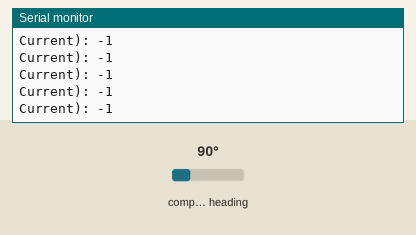
Recording of a sketch running on a simulated Arduino Uno, built with avr-gcc and run on an emulated ATmega328P. Parts: the last lines printed to the serial monitor. Inputs (shaded band) come from the test bench; at power-on: compass heading 90°.

Above: at 1.2 s.
1.3 s: compass heading set to 180°
At 1.9 s:
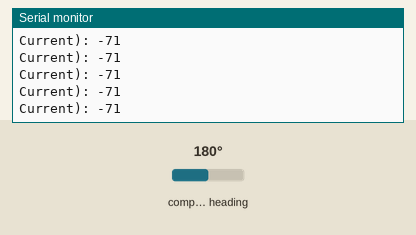
4.3 s: compass heading set to 7°
At 5.0 s:
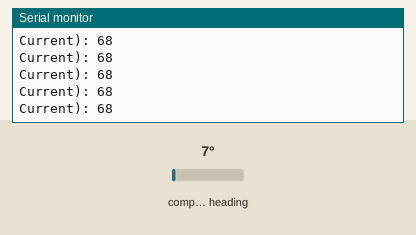
5.8 s: compass heading set to 180°
At 6.3 s:
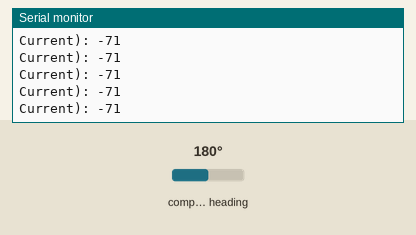
8.8 s: compass heading set to 90°
At 9.7 s:
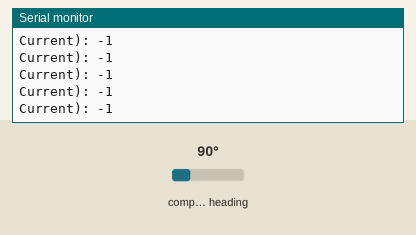
Timing chart, 0 to 11.8 s (numbered marks = the images above; inputs shaded):
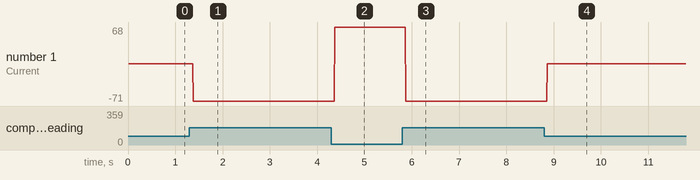

The sketch:

compassR1.ino
```cpp
// (licence header left out)
#include <QMC5883LCompass.h>
#include <Wire.h>
#include "MedianFilterLib2.h"


MedianFilter2<int> medianFilter(20);
QMC5883LCompass compass;

void setup() {
  Serial.begin(9600);
  compass.init();
  compass.setCalibration(-1188, 2128, -1777, 1608, -1235, 1947);

  //compass.setSmoothing(5, true);

}

void loop() {
  int x, y, z;
  int angle;

  // Read compass values
  compass.read();

  // Return XYZ readings
  x = compass.getX();
  y = compass.getY();
  z = compass.getZ();

  //Serial.print("X: ");
  //Serial.println(x);
  //Serial.print(" Y: ");
  //Serial.println(y);
  //Serial.print(" Z: ");
  //Serial.print(z);
  //Serial.println();

  float heading = atan2(y, x);

  // Once you have your heading, you must then add your 'Declination Angle', which is the 'Error' of the magnetic field in your location.
  // Find yours here: http://www.magnetic-declination.com/
  // Mine is: -13* 2' W, which is ~13 Degrees, or (which we need) 0.22 radians
  // If you cannot find your Declination, comment out these two lines, your compass will be slightly off.
  float declinationAngle = 0.22;
  heading += declinationAngle;

  // Check for wrap due to addition of declination.
  if (heading < 0)    heading += 2 * PI; // Correct for when signs are reversed.
  if (heading > 2 * PI) heading -= 2 * PI; // Correct for when heading exceeds 360-degree, especially when declination is included

  // Convert radians to degrees for readability.
  angle = int(heading * 180 / M_PI);

  //int mAngle = medianFilter.AddValue(angle);
  int mAngle = medianFilter.AddValue(x);

  //Serial.print("Heading (degrees): "); Serial.println(angle);
  //Serial.print("Heading (MEd degrees): "); Serial.println(mAngle);

  delay(10); //Lower delay causes a very eratic reading?? (500ms seems ok)

  int current;

  current = map(x, 20, 360, 0, 20);

  Serial.print("Current): "); Serial.println(current);

}
```

Measured:
- after the input at 1.3 s, the serial monitor: prints a new line after 0.08 s (image 1)
- after the input at 4.3 s, the serial monitor: prints a new line after 0.08 s (image 2)
- after the input at 8.8 s, the serial monitor: prints a new line after 0.07 s (image 4)
- plotted number 1: -1 → -71 after the input at 1.3 s, -71 → 68 after the input at 4.3 s, -71 → -1 after the input at 8.8 s
